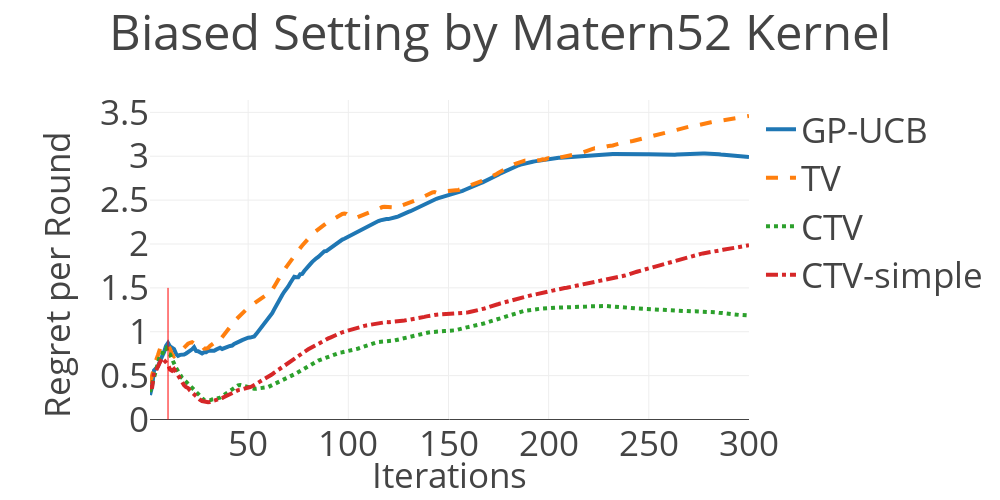

The notebook cell saved with this chart:
### Code cell
title = 'Biased Setting by Matern52 Kernel'

target_dir = './results/'
normal = target_dir + '20190507/syn_tv_and_time_dep_matern52_normal.csv'
#dtv = target_dir + '20190507/syn_tv_and_time_dep_matern52_dtv.csv'
dtv = target_dir + '20190418/syn_original_matern52_dtv.csv'
ctv = target_dir + '20190507/syn_tv_and_time_dep_matern52_ctv.csv'
ctv_delta = target_dir + '20190507/syn_tv_and_time_dep_matern52_ctv_delta.csv'

plot_graph(normal, dtv, ctv, ctv_delta, title)

### Figure 1 — Plotly figure (JSON) as saved in the notebook; plotly's stock layout.template omitted (floating-point values rounded to 4 significant figures; data arrays with more than 128 entries replaced by an {"elided": "..."} marker saying what was removed)
{"data": [{"line": {"width": 4}, "name": "GP-UCB", "type": "scatter", "uid": "d52c9b11-4101-4b03-8f3f-6d303c2daaba", "x": {"elided": "300 int values"}, "y": {"elided": "300 float values"}}, {"line": {"dash": "dash", "width": 4}, "name": "TV", "type": "scatter", "uid": "e36073c8-faa3-431f-88bd-1040564e4d42", "x": {"elided": "300 int values"}, "y": {"elided": "300 float values"}}, {"line": {"dash": "dot", "width": 4}, "name": "CTV", "type": "scatter", "uid": "23258d3b-56d9-4bba-acbf-698a8815091c", "x": {"elided": "300 int values"}, "y": {"elided": "300 float values"}}, {"line": {"dash": "dashdot", "width": 4}, "name": "CTV-simple", "type": "scatter", "uid": "d0d47729-b476-4d8f-a7be-ca34635fae5f", "x": {"elided": "300 int values"}, "y": {"elided": "300 float values"}}], "layout": {"annotations": [{"showarrow": false, "text": "Iterations", "x": 0.5, "xref": "paper", "y": -0.25, "yref": "paper"}, {"showarrow": false, "text": "Regret per Round", "textangle": -90, "x": -0.2, "xref": "paper", "y": 0, "yref": "paper"}], "autosize": false, "font": {"size": 35}, "height": 500, "margin": {"l": 150}, "shapes": [{"line": {"color": "red", "width": 1}, "type": "line", "x0": 10, "x1": 10, "y0": 0, "y1": 1.5}], "title": {"text": "Biased Setting by Matern52 Kernel"}, "width": 1000}}
